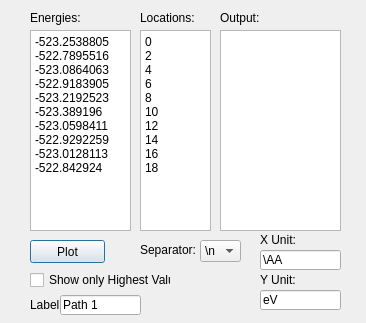
<?xml version="1.0" encoding="UTF-8"?>
<ui version="4.0">
 <class>nebDialog</class>
 <widget class="QDialog" name="nebDialog">
  <property name="geometry">
   <rect>
    <x>0</x>
    <y>0</y>
    <width>366</width>
    <height>323</height>
   </rect>
  </property>
  <property name="windowTitle">
   <string>NEB Plotter</string>
  </property>
  <widget class="QPlainTextEdit" name="nebInput">
   <property name="geometry">
    <rect>
     <x>30</x>
     <y>30</y>
     <width>101</width>
     <height>201</height>
    </rect>
   </property>
   <property name="plainText">
    <string>-523.2538805
-522.7895516
-523.0864063
-522.9183905
-523.2192523
-523.389196
-523.0598411
-522.9292259
-523.0128113
-522.842924
</string>
   </property>
  </widget>
  <widget class="QPushButton" name="plotBtn">
   <property name="geometry">
    <rect>
     <x>30</x>
     <y>240</y>
     <width>75</width>
     <height>23</height>
    </rect>
   </property>
   <property name="text">
    <string>Plot</string>
   </property>
  </widget>
  <widget class="QLabel" name="label">
   <property name="geometry">
    <rect>
     <x>30</x>
     <y>10</y>
     <width>101</width>
     <height>16</height>
    </rect>
   </property>
   <property name="text">
    <string>Energies:</string>
   </property>
  </widget>
  <widget class="QLabel" name="label_2">
   <property name="geometry">
    <rect>
     <x>220</x>
     <y>10</y>
     <width>121</width>
     <height>16</height>
    </rect>
   </property>
   <property name="text">
    <string>Output:</string>
   </property>
  </widget>
  <widget class="QPlainTextEdit" name="nebOutput">
   <property name="geometry">
    <rect>
     <x>220</x>
     <y>30</y>
     <width>121</width>
     <height>201</height>
    </rect>
   </property>
   <property name="readOnly">
    <bool>true</bool>
   </property>
  </widget>
  <widget class="QComboBox" name="sepCombo">
   <property name="geometry">
    <rect>
     <x>200</x>
     <y>240</y>
     <width>41</width>
     <height>22</height>
    </rect>
   </property>
   <item>
    <property name="text">
     <string>\n</string>
    </property>
   </item>
   <item>
    <property name="text">
     <string>,</string>
    </property>
   </item>
   <item>
    <property name="text">
     <string>;</string>
    </property>
   </item>
  </widget>
  <widget class="QLabel" name="label_3">
   <property name="geometry">
    <rect>
     <x>140</x>
     <y>240</y>
     <width>61</width>
     <height>20</height>
    </rect>
   </property>
   <property name="text">
    <string>Separator:</string>
   </property>
  </widget>
  <widget class="QPlainTextEdit" name="nebLocationInput">
   <property name="geometry">
    <rect>
     <x>140</x>
     <y>30</y>
     <width>71</width>
     <height>201</height>
    </rect>
   </property>
   <property name="plainText">
    <string>0
2
4
6
8
10
12
14
16
18
</string>
   </property>
  </widget>
  <widget class="QLabel" name="label_4">
   <property name="geometry">
    <rect>
     <x>140</x>
     <y>10</y>
     <width>101</width>
     <height>16</height>
    </rect>
   </property>
   <property name="text">
    <string>Locations:</string>
   </property>
  </widget>
  <widget class="QLineEdit" name="xUnit">
   <property name="geometry">
    <rect>
     <x>260</x>
     <y>250</y>
     <width>81</width>
     <height>20</height>
    </rect>
   </property>
   <property name="text">
    <string>\AA</string>
   </property>
  </widget>
  <widget class="QLineEdit" name="yUnit">
   <property name="geometry">
    <rect>
     <x>260</x>
     <y>290</y>
     <width>81</width>
     <height>20</height>
    </rect>
   </property>
   <property name="text">
    <string>eV</string>
   </property>
  </widget>
  <widget class="QLabel" name="label_5">
   <property name="geometry">
    <rect>
     <x>260</x>
     <y>230</y>
     <width>61</width>
     <height>20</height>
    </rect>
   </property>
   <property name="text">
    <string>X Unit:</string>
   </property>
  </widget>
  <widget class="QLabel" name="label_6">
   <property name="geometry">
    <rect>
     <x>260</x>
     <y>270</y>
     <width>61</width>
     <height>20</height>
    </rect>
   </property>
   <property name="text">
    <string>Y Unit:</string>
   </property>
  </widget>
  <widget class="QCheckBox" name="arrowChk">
   <property name="geometry">
    <rect>
     <x>30</x>
     <y>270</y>
     <width>141</width>
     <height>20</height>
    </rect>
   </property>
   <property name="text">
    <string>Show only Highest Value</string>
   </property>
   <property name="checked">
    <bool>false</bool>
   </property>
  </widget>
  <widget class="QLineEdit" name="labelInput">
   <property name="geometry">
    <rect>
     <x>60</x>
     <y>295</y>
     <width>81</width>
     <height>20</height>
    </rect>
   </property>
   <property name="text">
    <string>Path 1</string>
   </property>
  </widget>
  <widget class="QLabel" name="label_7">
   <property name="geometry">
    <rect>
     <x>30</x>
     <y>295</y>
     <width>61</width>
     <height>20</height>
    </rect>
   </property>
   <property name="text">
    <string>Label</string>
   </property>
  </widget>
 </widget>
 <resources/>
 <connections/>
</ui>
